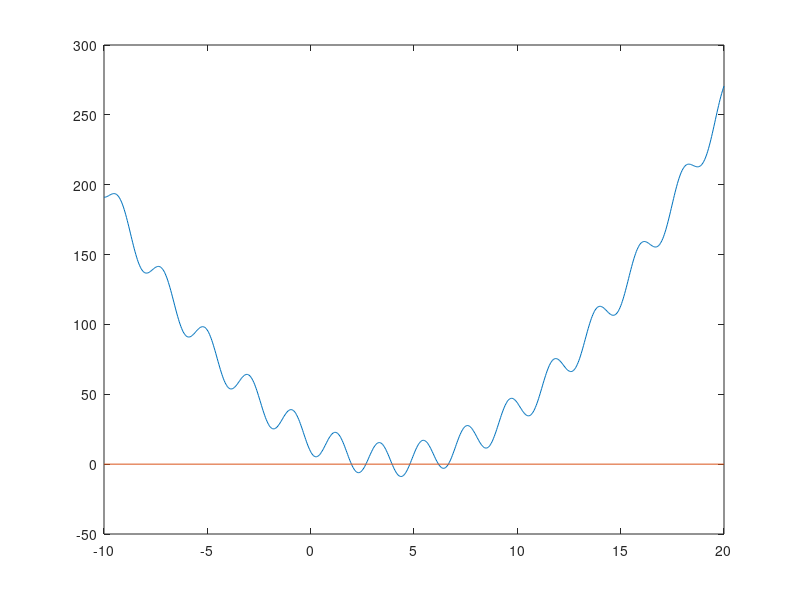

This chart was generated by the following MATLAB code: (Note: this script raises an error after producing the figure.)
% KÖR SECTIONENS I KONSEKVENT ORDNING
%% a)
clearvars,clc,close all;
% definiera funktion
f = @(x) x.^2 - 8*x - 12*sin(3*x + 1) + 19;
dfdx = @(x) 2*x - 8 - 36*cos(3*x + 1);
d2fdx2 = @(x) 2 + 36*3*sin(3*x+1);

amount_points = 800;

a = -10; b = 20; % definiera interval
xs = linspace(a,b,amount_points);
ys = f(xs); % beräkna funktionsvärden

plot(xs,ys); hold on; plot([a,b],[0,0]); % plotta grafen och y=0

% hitta interval för lösningar
ys1 = ys(1:end-1);
ys2 = ys(2:end);
signs = ys1.*ys2;
rootindicies = find(signs < 0);
as = xs(1,rootindicies);
bs = xs(rootindicies+1);
midpoints = (as + bs)/2;
maxerrors = abs(as-bs)/2;

% ger approximativa rötter vid x=1.9587 2.6721 3.9487 4.8123 6.2015 6.6521
% med max absolut fel 0.0188

%% b)

clc;

g = @(x) (1/19)*(x.^2 + 11*x - 12*sin(3*x+1))+1;
% notera att g = f/19 + x
% alltså ger g(r) = r att f(r) = 0

% undersök vilka approximativa rötter som kan hittas med fpi genom att se vilka som har
% derivator vilka till beloppet är mindre än 1

dgdx = @(x) (1/19)*(2*x + 11 - 36*cos(3*x+1));
%approx_roots = [2,2.66,4,4.77,6.2,6.65];
approx_roots = midpoints
derivatives = dgdx(approx_roots)

% ger att 2, 4, 6.2 kan hittas med fpi
% (detta var inte empiriskt ): )


roots = zeros(1,length(approx_roots)); % pre-allocate array med rötter

% beräkna hur många iterationer som behövs för att (ungefär) få ett 
% fel < 10^-10 (ta med de som inte konvergerar för empiriska syften)
ns = ceil(abs((ones(1,length(maxerrors)) * log10(10^-10) - log10(maxerrors))./log10(abs(derivatives))));
ns = ns + 20 % lägg till godtycklig mängd iterationer för att vara på säkra sidan
   

for i = 1:length(approx_roots)
    roots(1,i) = fpi_method(g,approx_roots(1,i),ns(1,i));
end

r1s = roots;
roots

%% c)

clc;

approx_roots = midpoints

% approximera antalet iterationer som krävs för begärt fel
initial_errors = maxerrors;
desired_errors = ones(1,length(approx_roots)) * 10^-15; % -15 pga nästa deluppgift
err_mult = abs(d2fdx2(approx_roots)/ (2 * dfdx(approx_roots))); %% anta att derivatorna genom processen liknar de initiella värdena
ns = ceil(log2(log10(desired_errors) ./ (log10(err_mult) + 2*log10(initial_errors))) + 2);
ns = ns+1 % extra iteration för kompensera för approximeringen av antal iterationer krävda

required_iterations = max(ns); % värden liknar varandra, välj max för simplifiera resten

roots = newtons_method(f,midpoints,required_iterations,dfdx)


%% d) i

clc; close all;


x0 = approx_roots(1,1)
xi_newt = x0;
xi_fpi = x0;
r = roots(1,1)
n = 100;

errs = zeros(2,n);

for i = 1:n

    % record errors
    errs(1,i) = abs(xi_newt - r);
    errs(2,i) = abs(xi_fpi - r);

    xi_newt = xi_newt - (f(xi_newt)/dfdx(xi_newt));
    xi_fpi = g(xi_fpi);

end

xi_fpi
xi_newt

% prova att plotta formler för konvergensen
nits = 1:n;
newt_error = @(n,d,ie) d.^(2.^(n-2)) .* ie.^(2.^(n-1));
d = abs(d2fdx2(approx_roots)/ (2 * dfdx(approx_roots)));
ie = abs(x0 - r);
ne_mat = @(n) newt_error(n,d,ie);

n_err_vals = ne_mat(nits);

% plotta felen
figure(1);
semilogy(1:n,errs(1,1:end),'g'); 
hold on; 
semilogy(1:n,errs(2,1:end),'r');
hold on; 
semilogy(nits,n_err_vals,'b');

%% d) ii
% plotta konvergensen

newt_xs = errs(1,1:end-1);
newt_ys = errs(1,2:end);

fip_xs = errs(2,1:end-1);
fip_ys = errs(2,2:end);

figure(2);
loglog(newt_xs,newt_ys,'b.');
hold on;
loglog(fip_xs,fip_ys,'g.');
